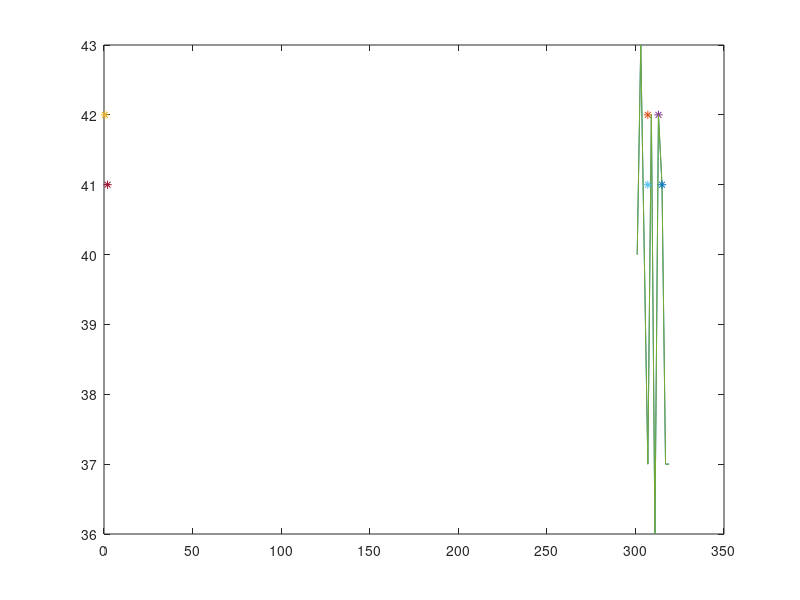

The MATLAB script that drew this image:
close all
clear all
clc
dx=301:2:319;
dy=[40 43 40 37 42 36 42 41 37 37];
x=[307 .5 313];
for k=1:length(x)
for i=1:length(dx-1)
    if dx(i)<=x(k) && dx(i+1)>=x(k)
        x1=dx(i);
        x2=dx(i+1);
        y1=dy(i);
        y2=dy(i+1);
    end
end
y=(x(k)-x2)*y1/(x1-x2)+(x(k)-x1)*y2/(x2-x1);
y
end
plot(dx,dy)
hold on
plot(x,y,'*')
x=[307 2 315];
for k=1:length(x)
for i=1:length(dx-1)
    if dx(i)<=x(k) && dx(i+1)>=x(k)
        x1=dx(i);
        x2=dx(i+1);
        y1=dy(i);
        y2=dy(i+1);
    end
end
y2=(x(k)-x2)*y1/(x1-x2)+(x(k)-x1)*y2/(x2-x1);
y2
end
plot(dx,dy)
hold on
plot(x,y2,'*')
        